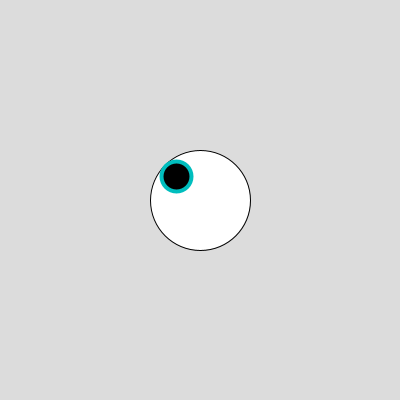
Frame 1 (no input)
Frame 60 (the mouse pressed at the canvas centre just before this capture): identical to frame 1, image omitted
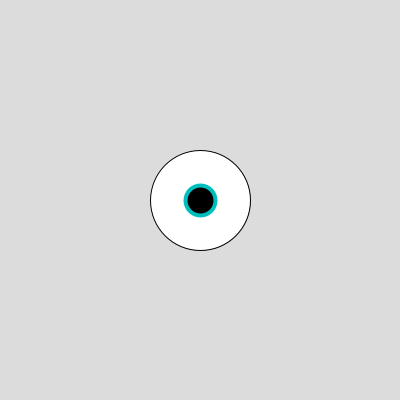
Frame 120 (the mouse held since frame 60 and released just before this capture)

The Processing sketch that drew these frames (run headless with seeded random() and noise(); from frame 60 on, the mouse is pressed at the canvas centre):

// Processing sketch: eye_challenge
// ── eye_challenge.pde
// A big eye that follows the mouse

float locationX, locationY;
float pupilLocationX, pupilLocationY;
float pupilDiameter, eyeDiameter;

void setup() {
  size(400, 400);
  pupilLocationX = locationX = width / 2;
  pupilLocationY = locationY = height / 2;
  pupilDiameter = 30;
  eyeDiameter = 100;
}

void draw() {
  background(220);

  lookAt(mouseX, mouseY);
  drawEye();
}

// Draw the eye
void drawEye() {
  ellipseMode(CENTER);

  // Draw the outside of the eye
  stroke(0);
  strokeWeight(1);
  fill(255);
  ellipse(locationX, locationY, eyeDiameter, eyeDiameter);

  // Draw the pupil with the given colour
  stroke(0, 190, 190);
  strokeWeight(4);
  fill(0);
  ellipse(pupilLocationX, pupilLocationY, pupilDiameter, pupilDiameter);
}

// Tell the eye where to look
void lookAt(float x, float y) {
  // This is how the pupil can go and still be inside the eye:
  float maxPupilRadius = (eyeDiameter / 2) - (pupilDiameter / 2 + 2);

  // TODO #1: how far is the point from the centre of the eye?
  float eyePointDistance = dist(x, y, locationX, locationY);

  if (eyePointDistance < maxPupilRadius) {
    // TODO #2: where does the pupil go if the point is inside the eye?
    pupilLocationX = x;
    pupilLocationY = y;
  } else {
    // TODO #3: replace the "+ 0" with the right quantity to move the pupil in the
    // direction of the point 
    float dirX = x - locationX;
    float dirY = y - locationY;
    pupilLocationX = locationX + dirX * (maxPupilRadius/eyePointDistance);
    pupilLocationY = locationY + dirY * (maxPupilRadius/eyePointDistance);
  }
}
